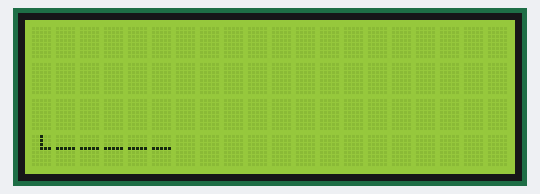
Bench run of a sketch on a simulated Arduino Uno, built with avr-gcc and run on an emulated ATmega328P. On the bench: 20×4 character LCD.

Above: at 3.37 s.

The sketch:

Snake.ino
```cpp
#include <Wire.h>
#include <LiquidCrystal_I2C.h>

byte vertical[] = {
  0b00100,
  0b00100,
  0b00100,
  0b00100,
  0b00100,
  0b00100,
  0b00100,
  0b00100
};

byte horizontal[] = {
  0b00000,
  0b00000,
  0b00000,
  0b11111,
  0b00000,
  0b00000,
  0b00000,
  0b00000
};

byte topRight[] = {
  0b00000,
  0b00000,
  0b00000,
  0b11100,
  0b00100,
  0b00100,
  0b00100,
  0b00100
};

byte topLeft[] = {
  0b00000,
  0b00000,
  0b00000,
  0b00111,
  0b00100,
  0b00100,
  0b00100,
  0b00100
};

byte bottomRight[] = {
  0b00100,
  0b00100,
  0b00100,
  0b11100,
  0b00000,
  0b00000,
  0b00000,
  0b00000
};

byte bottomLeft[] = {
  0b00100,
  0b00100,
  0b00100,
  0b00111,
  0b00000,
  0b00000,
  0b00000,
  0b00000
};

byte heart[] = {
  0b00000,
  0b01010,
  0b11111,
  0b11111,
  0b01110,
  0b00100,
  0b00000,
  0b00000
};

byte alien[] = {
  0b11111,
  0b10101,
  0b11111,
  0b11111,
  0b01110,
  0b01010,
  0b11011,
  0b00000
};

byte board[20][4] = {0};

LiquidCrystal_I2C lcd(0x27, 20, 4);

#define HORIZONTAL 0
#define VERTICAL 1
#define TOP_RIGHT 2
#define TOP_LEFT 3
#define BOTTOM_RIGHT 4
#define BOTTOM_LEFT 5
#define HEART 6
#define ALIEN 7

#define CLEAR 32 // space char

class Point {
public:
  int8_t x;
  int8_t y;
  byte sprite;

  Point() : x(0), y(0), sprite(CLEAR) {}
  Point(int8_t x, int8_t y, byte sprite) : x(x), y(y), sprite(sprite) {}
  Point(const Point& p) : x(p.x), y(p.y), sprite(p.sprite) {}

  void place(byte board[20][4]) {
    board[x][y] = sprite;
  }
};

Point o(0, 0, HORIZONTAL);

Point ring[16];
uint8_t ring_cur = 0;
uint8_t ring_len = 6;
bool ring_full = false;

void ring_add(Point p) {
  ring[ring_cur++] = p;
  if (ring_cur >= ring_len) {
    ring_cur = 0;
    ring_full = true;
  }
}

Point ring_getLast() {
  // uint8_t last = ring_cur++;
  // if (last > sizeof(ring)) last = 0;
  return ring[ring_cur];
}

void setup()
{
  lcd.init();
  lcd.backlight();

  lcd.createChar(HORIZONTAL, horizontal);
  lcd.createChar(VERTICAL, vertical);
  lcd.createChar(TOP_RIGHT, topRight);
  lcd.createChar(TOP_LEFT, topLeft);
  lcd.createChar(BOTTOM_RIGHT, bottomRight);
  lcd.createChar(BOTTOM_LEFT, bottomLeft);
  lcd.createChar(HEART, heart);
  lcd.createChar(ALIEN, alien);

  resetBoard();
  o.place(board);
  paint();

  Serial.begin(9600);
}

void resetBoard() {
  for (int j = 0; j < 4; j++) {
    for (int i = 0; i < 20; i++) {
      board[i][j] = CLEAR;
    }
  }
}

void paint() {
  // TODO make this faster by not writing anything that's unchanged
  for (int j = 0; j < 4; j++) {
    lcd.setCursor(0, j);
    for (int i = 0; i < 20; i++) {
      lcd.write(board[i][j]);
    }
  }
}

void loop()
{
  Point last(o);

  // clear sprite from last position
  // board[o.x][o.y] = CLEAR;

  // move to next position
  updatePosition();

  // choose sprite
  if (o.x == 0 && o.y == 0) o.sprite = TOP_LEFT;
  else if (o.x == 19 && o.y == 0) o.sprite = TOP_RIGHT;
  else if (o.x == 19 && o.y == 3) o.sprite = BOTTOM_RIGHT;
  else if (o.x == 0 && o.y == 3) o.sprite = BOTTOM_LEFT;
  else if (o.x == 0 || o.x == 19) o.sprite = VERTICAL;
  else o.sprite = HORIZONTAL;

  // add new sprite to new position
  o.place(board);

  // if ring is full, delete oldest sprite
  ring_add(last);
  if (ring_full) {
    Point del = ring_getLast();
    del.sprite = CLEAR;
    del.place(board);
  }

  paint();

  // TODO wow, writing to the LCD is slow enough to delay paints
  // delay(10);
}

int dir = 1;
void updatePosition() {
  o.x += dir;
  if (o.x > 19) {
    o.x = 19;
    o.y += dir;
    if (o.y > 3) {
      o.y = 3;
      dir = -1;
      o.x += dir;
    }
  }
  if (o.x < 0) {
    o.x = 0;
    o.y += dir;
    if (o.y < 0) {
      o.y = 0;
      dir = 1;
      o.x += dir;
    }
  }
}

void demo() {
  lcd.setCursor(8, 0);
  lcd.write(TOP_LEFT);
  lcd.write(HORIZONTAL);
  lcd.write(HORIZONTAL);
  lcd.write(TOP_RIGHT);

  lcd.setCursor(8, 1);
  lcd.write(VERTICAL);
  lcd.setCursor(11, 1);
  lcd.write(VERTICAL);

  lcd.setCursor(8, 2);
  lcd.write(BOTTOM_LEFT);
  lcd.write(HORIZONTAL);
  lcd.write(HORIZONTAL);
  lcd.write(BOTTOM_RIGHT);

  lcd.setCursor(3, 1);
  lcd.write(HEART);

  lcd.setCursor(16, 1);
  lcd.write(ALIEN);
}
```
